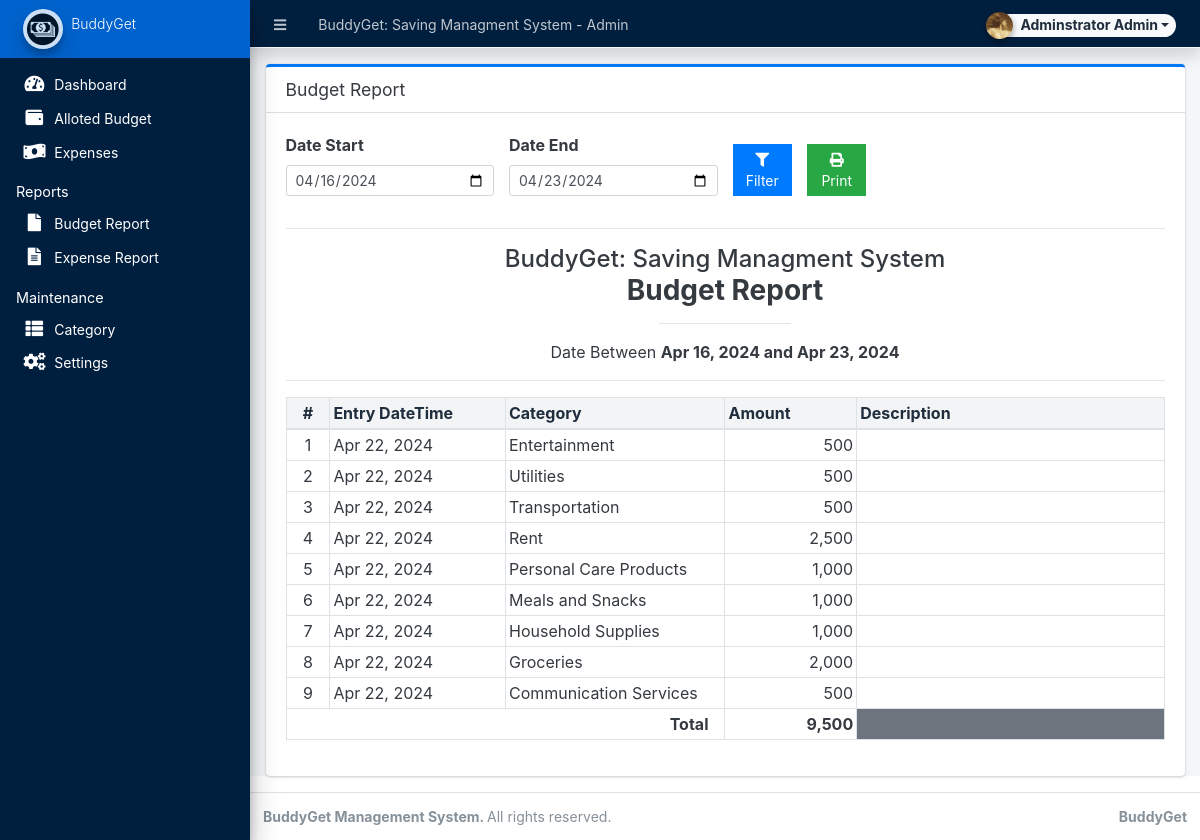
The page /admin/?page=reports/budget (signed in) on the database its author committed.
### tables this page shows
CREATE TABLE `running_balance` (
  `id` int(30) NOT NULL,
  `balance_type` tinyint(1) NOT NULL COMMENT '1=budget, 2=expense',
  `category_id` int(30) NOT NULL,
  `amount` float NOT NULL,
  `remarks` text NOT NULL,
  `user_id` text NOT NULL,
  `date_created` datetime NOT NULL DEFAULT current_timestamp(),
  `date_updated` datetime DEFAULT NULL ON UPDATE current_timestamp()
);

CREATE TABLE `categories` (
  `id` int(30) NOT NULL,
  `category` varchar(250) NOT NULL,
  `description` text DEFAULT NULL,
  `status` tinyint(1) NOT NULL DEFAULT 1,
  `balance` float NOT NULL DEFAULT 0,
  `date_created` datetime NOT NULL DEFAULT current_timestamp(),
  `date_updated` datetime DEFAULT NULL ON UPDATE current_timestamp()
);

### classes/DBConnection.php (called while the page is built, shortened)
<?php
class DBConnection{
    private $host = DB_SERVER;
    private $username = DB_USERNAME;
    private $password = DB_PASSWORD;
    private $database = DB_NAME;
    public $conn;
    public function __construct(){
        if (!isset($this->conn)) {
            $this->conn = new mysqli($this->host, $this->username, $this->password, $this->database);
        }
    }
}
?>

### classes/SystemSettings.php (called while the page is built, shortened)
<?php
class SystemSettings extends DBConnection{
	function info($field=''){
		if(!empty($field)){
			if(isset($_SESSION['system_info'][$field]))
				return $_SESSION['system_info'][$field];
			else
				return false;
		}else{
			return false;
		}
	}
}
$_settings = new SystemSettings();
?>

### admin/reports/budget.php (the view, shortened to what this page needs)
<?php
$date_start = isset($_GET['date_start']) ? $_GET['date_start'] :  date("Y-m-d",strtotime(date("Y-m-d")." -7 days")) ;
$date_end = isset($_GET['date_end']) ? $_GET['date_end'] :  date("Y-m-d") ;
?>
<div class="card card-primary card-outline">
    <div class="card-header">
        <h5 class="card-title">Budget Report</h5>
    </div>
    <div class="card-body">
        <form id="filter-form">
            <div class="row align-items-end">
                <div class="form-group col-md-3">
                    <label for="date_start">Date Start</label>
                    <input type="date" class="form-control form-control-sm" name="date_start" value="<?php echo date("Y-m-d",strtotime($date_start)) ?>">
                </div>
                <div class="form-group col-md-3">
                    <label for="date_start">Date End</label>
                    <input type="date" class="form-control form-control-sm" name="date_end" value="<?php echo date("Y-m-d",strtotime($date_end)) ?>">
                </div>
                <div class="form-group col-md-1">
                    <button class="btn btn-flat btn-block btn-primary btn-sm"><i class="fa fa-filter"></i> Filter</button>
                </div>
                <div class="form-group col-md-1">
                    <button class="btn btn-flat btn-block btn-success btn-sm" type="button" id="printBTN"><i class="fa fa-print"></i> Print</button>
                </div>
            </div>
        </form>
        <hr>
        <div id="printable">
            <div>
                <h4 class="text-center m-0"><?php echo $_settings->info('name') ?></h4>
                <h3 class="text-center m-0"><b>Budget Report</b></h3>
                <hr style="width:15%">
                <p class="text-center m-0">Date Between <b><?php echo date("M d, Y",strtotime($date_start)) ?> and <?php echo date("M d, Y",strtotime($date_end)) ?></b></p>
                <hr>
            </div>
            <table class="table table-bordered">
                <colgroup>
                    <col width="5%">
                    <col width="20%">
                    <col width="25%">
                    <col width="15%">
                    <col width="35%">
                </colgroup>
                <thead>
                    <tr class="bg-gray-light">
                        <th class="text-center">#</th>
                        <th>Entry DateTime</th>
                        <th>Category</th>
                        <th>Amount</th>
                        <th>Description</th>
                    </tr>
                </thead>
                <tbody>
                    <?php
                    $i = 1;
                    $total = 0;
                        $qry = $conn->query("SELECT r.*,c.category,c.balance from `running_balance` r inner join `categories` c on r.category_id = c.id where c.status=1 and r.balance_type = 1 and date(r.date_created) between '{$date_start}' and '{$date_end}' order by unix_timestamp(r.date_created) asc");
                        while($row = $qry->fetch_assoc()):
                            $row['remarks'] = (stripslashes(html_entity_decode($row['remarks'])));
                            $total += $row['amount'];
                    ?>
                    <tr>
                        <td class="text-center"><?php echo $i++ ?></td>
                        <td><?php echo date("M d, Y",strtotime($row['date_created'])) ?></td>
                        <td><?php echo $row['category'] ?></td>
                        <td class="text-right"><?php echo number_format($row['amount']) ?></td>
                        <td><div><?php echo $row['remarks'] ?></div></td>
                    </tr>
                    <?php endwhile; ?>
                </tbody>
                <tfoot>
                    <tr>
                        <td class="text-right px-3" colspan="3"><b>Total</b></td>
                        <td class="text-right"><b><?php echo number_format($total) ?></b></td>
                        <td class="bg-gray"></td>
                    </tr>
                </tfoot>
            </table>
        </div>
    </div>
</div>

### admin/reports/budget.php (style rules this page uses)
table td,table th { padding: 3px !important; }

### rows shown on the page
running_balance: date_created "Apr 22, 2024", category.category "Entertainment", amount "500"
running_balance: date_created "Apr 22, 2024", category.category "Utilities", amount "500"
running_balance: date_created "Apr 22, 2024", category.category "Transportation", amount "500"
running_balance: date_created "Apr 22, 2024", category.category "Rent", amount "2,500"
running_balance: date_created "Apr 22, 2024", category.category "Personal Care Products", amount "1,000"
running_balance: date_created "Apr 22, 2024", category.category "Meals and Snacks", amount "1,000"
running_balance: date_created "Apr 22, 2024", category.category "Household Supplies", amount "1,000"
running_balance: date_created "Apr 22, 2024", category.category "Groceries", amount "2,000"
running_balance: date_created "Apr 22, 2024", category.category "Communication Services", amount "500"

### other values the page prints
$_settings->info('name') "BuddyGet: Saving Managment System"
$_settings->userdata('firstname').' '.$_settings->userdata('lastname') "Adminstrator Admin"
$_settings->info('short_name') "BuddyGet"
date("M d, Y",strtotime($date_start)) "Apr 16, 2024"
date("M d, Y",strtotime($date_end)) "Apr 23, 2024"
$total "9,500"
